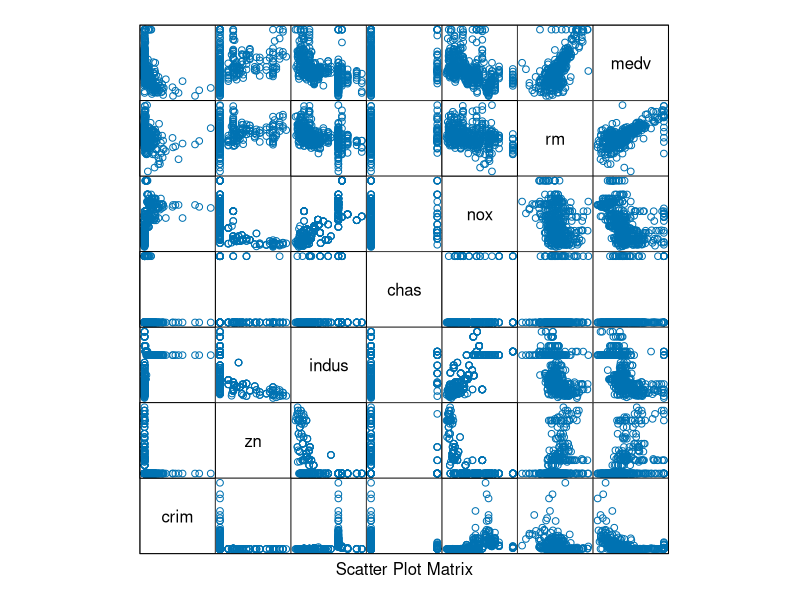
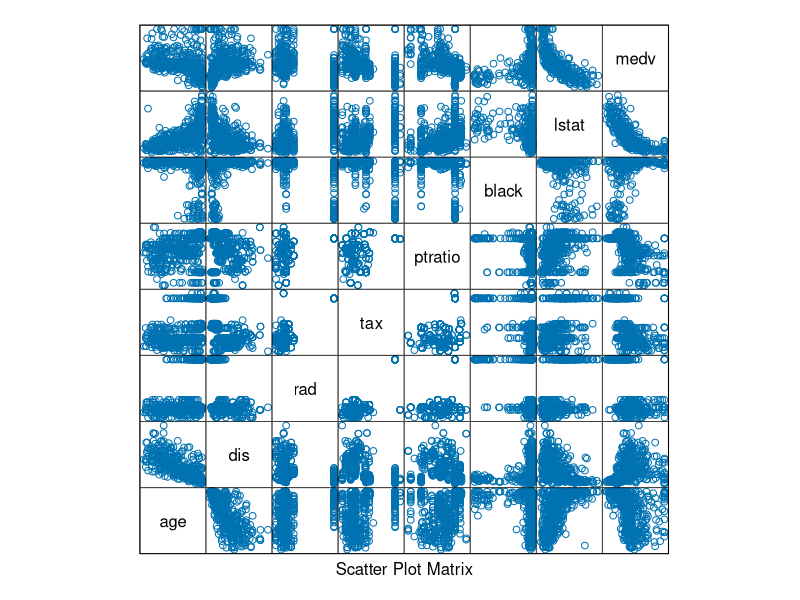
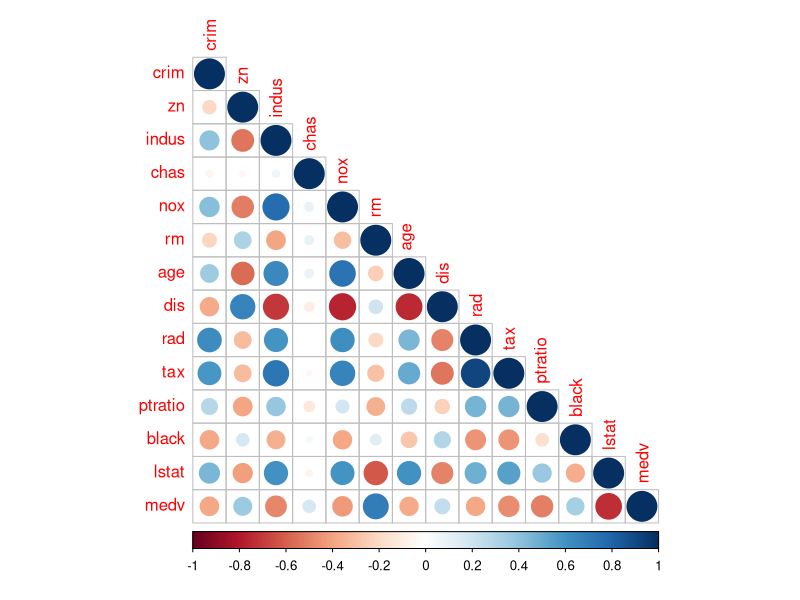
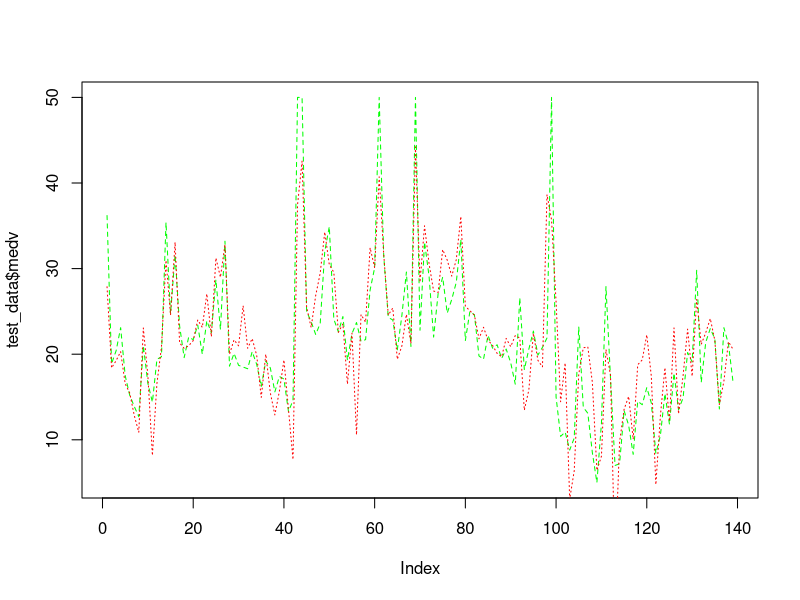

The R source for these figures, in order:
#--------------------------------------------------------------------------------------------------------------------------------------#
#--------------------------------------------------------------------------------------------------------------------------------------#
#--------------------------------------------------------------------------------------------------------------------------------------#
#                                                      "*THE BOSTON DATASET*"
#--------------------------------------------------------------------------------------------------------------------------------------#
#--------------------------------------------------------------------------------------------------------------------------------------#
#--------------------------------------------------------------------------------------------------------------------------------------#
# In this section I am going to use the inbuilt housing data of Boston to learn Linear Regression analysis.
#--------------------------------------------------------------------------------------------------------------------------------------#
# 1. DATA ACQUISITION
#--------------------
  library("MASS")
  data(Boston)
  View(Boston)
  str(Boston)
  dim(Boston)
  ?Boston
  
  library("psych")
  describe(Boston)
#--------------------------------------------------------------------------------------------------------------------------------------#
# 2. DIVIDING DATASET
#--------------------
  set.seed(1)
  library(caTools) # sample.split function is present in this package.
  
  split_data <- sample.split(Boston$medv, SplitRatio = 0.7)
  # We divide the data in the ratio 0.7.
  split_data
  
  training_data <- subset(Boston, split_data == "TRUE")
  test_data <- subset(Boston, split_data == "FALSE")
  # Here the dataset is divided into training:test as 7:3
#--------------------------------------------------------------------------------------------------------------------------------------#
# 3. EXPLORATORY ANALYSIS
#------------------------
  # Plotting a scatter plot matrix of predictors.
  library(lattice)
  jpeg('scatterplot1.jpg') # To save plot in a jpeg format.
  splom(~Boston[c(1:6, 14)], groups = NULL, data = Boston, axis.line.tck = 0, axis.text.alpha = 0)
  dev.off() # It is required to turn off the graphics device.
  jpeg('scatterplot2.jpg')
  splom(~Boston[c(7:14)], groups = NULL, data = Boston,axis.line.tck = 0, axis.text.alpha = 0)
  dev.off()

  # Checking for "CORRELATION" among data.
  # Correlation is an important factor to check the dependencies among themselves.
  # Correlation analysis gives us an insight for mutual relationship among variables.
  cr <- cor(Boston)
  cr # This will give us the correlation coefficients.
  # To visualise this "corrplot" library is required.
  library("corrplot")
  jpeg('corrplot.jpg')
  corrplot(cr, type = "lower")
  dev.off()
  
  # Checking for "MULTICOLLINEARITY".
  # Multicollinearity exists when two or more predictors are highly correlated among themselves.
  library("car")
  model <- lm(medv~., data = training_data)
  vif(model) # vif = Variance Inflation Factor
  # vif measure the increase in the variance (the square of the estimate's standard deviation) of an estimated regression coefficient
  # due to multicollinearity.
  # A vif of 1 indicates that there is no correlation among variables.
  # A high vif indicates high multicollinearity.
  
  # The search for the equation of the best fit line.
  summary(model) # p-value for "indus" is the highest.
  # This means that in presence of other predictors, "indus" is highly correlated.
  # P-value tests the NULL hypothesis that coefficient is equal to zero.
  # A high P-value denotes coefficient is really zero.
#--------------------------------------------------------------------------------------------------------------------------------------#
# 4. IMPLEMENT & OPTIMISE MODEL
#------------------------------
  # In the next model, we will remove the predictor "indus".
  model <- lm(medv ~ crim + zn  + chas + nox + rm + age + dis + rad + tax + ptratio + black + lstat, data = training_data)
  summary(model) # "age" has a very high P-value.
  
  model <- lm(medv ~ crim + zn + chas + nox + rm + dis + rad + tax + ptratio + black + lstat, data = training_data)
  summary(model) # Every predictor now in the model is signiicant.
  
  # NON LINEAR TERMS & INTERACTIONS
  # lstat & age
  interaction_model1 <- lm(medv ~ lstat*age, data = training_data)
  summary(interaction_model1)
  # Results indicate that effect of age alone is insignificant (p-value = 0.996) whereas the interaction between "lstat" and "age" is 
  # significant (p-value = 0.0579).
#--------------------------------------------------------------------------------------------------------------------------------------#
# 5. MODEL VALIDATION
#--------------------
  prediction <- predict(model, test_data)
  prediction
  
  # To compare the values - predicted and actual, we need to plot a graph.
  jpeg("PredictionPlot.jpg")
  plot(test_data$medv, type = "l", lty = 2.0, col = "green")
  lines(prediction, type = "l", lty = 3.0, col = "red")
  dev.off()
#--------------------------------------------------------------------------------------------------------------------------------------#
#--------------------------------------------------------------------------------------------------------------------------------------# 
